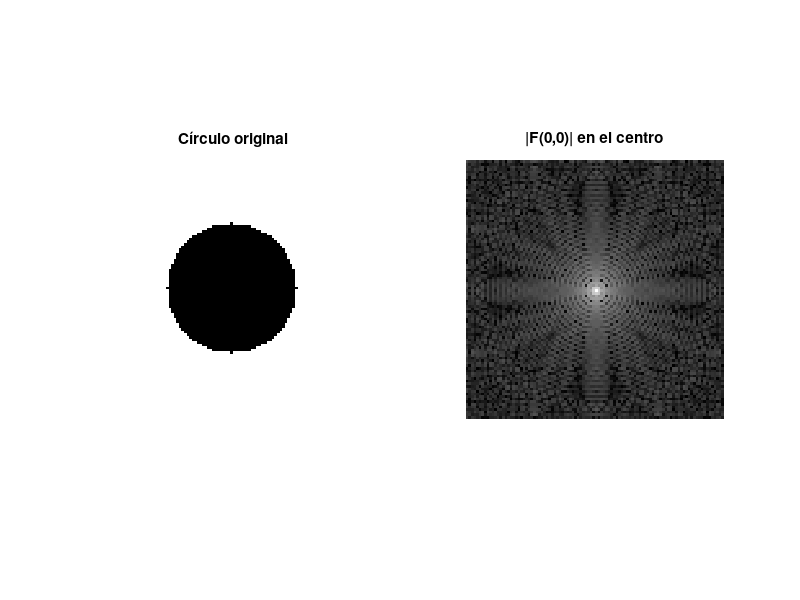

Write MATLAB code to recreate this figure.
% Defino las dimensiones de la matriz
filas = 100;
columnas = 100;

% Creo una cuadrícula de coordenadas
[X, Y] = meshgrid(1:columnas, 1:filas);

% Defino el centro y el radio del círculo
centro_x = columnas / 2;
centro_y = filas / 2;
radio = min(filas, columnas) / 4; % Radio del círculo

% Calculo la máscara del círculo
circulo = ((X - centro_x).^2 + (Y - centro_y).^2 <= radio.^2);

% Invierto la máscara para que el círculo sea negro y el fondo blanco
circulo = ~circulo;

% Calculo la transformada de Fourier bidimensional del círculo
dft_circulo = fft2(circulo);

% Reorganizo las frecuencias para centrar |F(0,0)|
dft_centro = fftshift(dft_circulo);

% Calculo la magnitud de la DFT (opcional)
magnitud_dft_centro = abs(dft_centro);

% Visualizo el círculo original y su DFT con |F(0,0)| en el centro
subplot(1,2,1), imshow(circulo), title('Círculo original');
subplot(1,2,2), imshow(log(1 + magnitud_dft_centro), []), title('|F(0,0)| en el centro');
